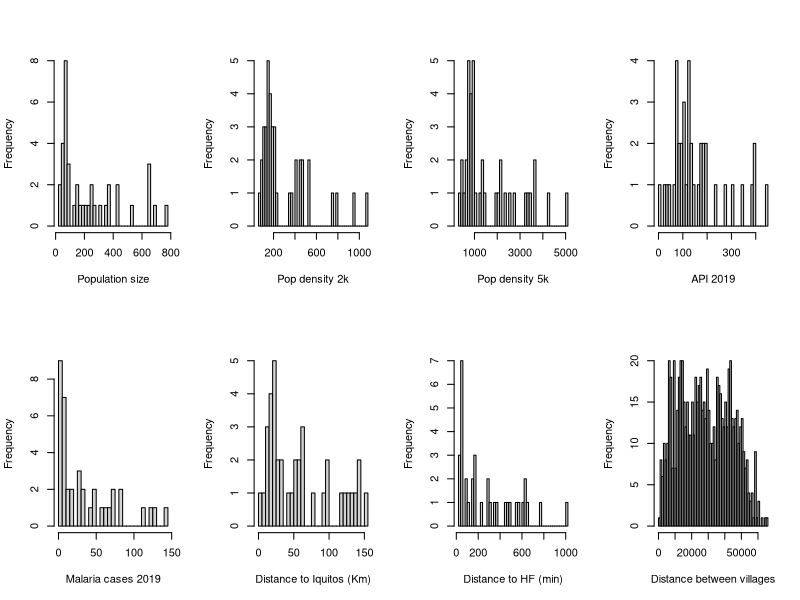

The R source for this figure:

setwd("D:/UTSW/fMDA_Project/Randomization/Randomization1/")
randomizationTable0 <- read.csv("selected_comm4.csv",sep=",",header=T)

# Data cleaning----
# remove duplicated rows
randomizationTable0<-randomizationTable0[!duplicated(randomizationTable0$village_district),]

# function of the harmonic mean and its standard deviation
hmean<-function(x) {1/mean(1/x)}
sd.hmean<-function(x) {sqrt((mean(1/x))^(-4)*var(1/x)/length(x))}

#imputation of population size with the harmonic mean
randomizationTable0[is.na(randomizationTable0$population),][["population"]]<-ceiling(hmean(randomizationTable0[!is.na(randomizationTable0$population),][["population"]]))

#calculation of api for missing data

randomizationTable0[is.na(randomizationTable0$api.malaria2019),][["api.malaria2019"]]<-1000*randomizationTable0[is.na(randomizationTable0$api.malaria2019),][["malaria2019"]]/randomizationTable0[is.na(randomizationTable0$api.malaria2019),][["population"]]
randomizationTable0[is.na(randomizationTable0$api.malaria2018),][["api.malaria2018"]]<-1000*randomizationTable0[is.na(randomizationTable0$api.malaria2018),][["malaria2018"]]/randomizationTable0[is.na(randomizationTable0$api.malaria2018),][["population"]]
randomizationTable0[is.na(randomizationTable0$api.malaria2017),][["api.malaria2017"]]<-1000*randomizationTable0[is.na(randomizationTable0$api.malaria2017),][["malaria2017"]]/randomizationTable0[is.na(randomizationTable0$api.malaria2017),][["population"]]
randomizationTable0[is.na(randomizationTable0$api.malaria2016),][["api.malaria2016"]]<-1000*randomizationTable0[is.na(randomizationTable0$api.malaria2016),][["malaria2016"]]/randomizationTable0[is.na(randomizationTable0$api.malaria2016),][["population"]]
randomizationTable0[is.na(randomizationTable0$api.malaria2015),][["api.malaria2015"]]<-1000*randomizationTable0[is.na(randomizationTable0$api.malaria2015),][["malaria2015"]]/randomizationTable0[is.na(randomizationTable0$api.malaria2015),][["population"]]
randomizationTable0[is.na(randomizationTable0$api.malaria2014),][["api.malaria2014"]]<-1000*randomizationTable0[is.na(randomizationTable0$api.malaria2014),][["malaria2014"]]/randomizationTable0[is.na(randomizationTable0$api.malaria2014),][["population"]]
randomizationTable0[is.na(randomizationTable0$api.malaria2013),][["api.malaria2013"]]<-1000*randomizationTable0[is.na(randomizationTable0$api.malaria2013),][["malaria2013"]]/randomizationTable0[is.na(randomizationTable0$api.malaria2013),][["population"]]

randomizationTable0[is.na(randomizationTable0$api.pfal2019),][["api.pfal2019"]]<-1000*randomizationTable0[is.na(randomizationTable0$api.pfal2019),][["pfal2019"]]/randomizationTable0[is.na(randomizationTable0$api.pfal2019),][["population"]]
randomizationTable0[is.na(randomizationTable0$api.pfal2018),][["api.pfal2018"]]<-1000*randomizationTable0[is.na(randomizationTable0$api.pfal2018),][["pfal2018"]]/randomizationTable0[is.na(randomizationTable0$api.pfal2018),][["population"]]
randomizationTable0[is.na(randomizationTable0$api.pfal2017),][["api.pfal2017"]]<-1000*randomizationTable0[is.na(randomizationTable0$api.pfal2017),][["pfal2017"]]/randomizationTable0[is.na(randomizationTable0$api.pfal2017),][["population"]]
randomizationTable0[is.na(randomizationTable0$api.pfal2016),][["api.pfal2016"]]<-1000*randomizationTable0[is.na(randomizationTable0$api.pfal2016),][["pfal2016"]]/randomizationTable0[is.na(randomizationTable0$api.pfal2016),][["population"]]
randomizationTable0[is.na(randomizationTable0$api.pfal2015),][["api.pfal2015"]]<-1000*randomizationTable0[is.na(randomizationTable0$api.pfal2015),][["pfal2015"]]/randomizationTable0[is.na(randomizationTable0$api.pfal2015),][["population"]]
randomizationTable0[is.na(randomizationTable0$api.pfal2014),][["api.pfal2014"]]<-1000*randomizationTable0[is.na(randomizationTable0$api.pfal2014),][["pfal2014"]]/randomizationTable0[is.na(randomizationTable0$api.pfal2014),][["population"]]
randomizationTable0[is.na(randomizationTable0$api.pfal2013),][["api.pfal2013"]]<-1000*randomizationTable0[is.na(randomizationTable0$api.pfal2013),][["pfal2013"]]/randomizationTable0[is.na(randomizationTable0$api.pfal2013),][["population"]]

randomizationTable0[is.na(randomizationTable0$api.pviv2019),][["api.pviv2019"]]<-1000*randomizationTable0[is.na(randomizationTable0$api.pviv2019),][["pviv2019"]]/randomizationTable0[is.na(randomizationTable0$api.pviv2019),][["population"]]
randomizationTable0[is.na(randomizationTable0$api.pviv2018),][["api.pviv2018"]]<-1000*randomizationTable0[is.na(randomizationTable0$api.pviv2018),][["pviv2018"]]/randomizationTable0[is.na(randomizationTable0$api.pviv2018),][["population"]]
randomizationTable0[is.na(randomizationTable0$api.pviv2017),][["api.pviv2017"]]<-1000*randomizationTable0[is.na(randomizationTable0$api.pviv2017),][["pviv2017"]]/randomizationTable0[is.na(randomizationTable0$api.pviv2017),][["population"]]
randomizationTable0[is.na(randomizationTable0$api.pviv2016),][["api.pviv2016"]]<-1000*randomizationTable0[is.na(randomizationTable0$api.pviv2016),][["pviv2016"]]/randomizationTable0[is.na(randomizationTable0$api.pviv2016),][["population"]]
randomizationTable0[is.na(randomizationTable0$api.pviv2015),][["api.pviv2015"]]<-1000*randomizationTable0[is.na(randomizationTable0$api.pviv2015),][["pviv2015"]]/randomizationTable0[is.na(randomizationTable0$api.pviv2015),][["population"]]
randomizationTable0[is.na(randomizationTable0$api.pviv2014),][["api.pviv2014"]]<-1000*randomizationTable0[is.na(randomizationTable0$api.pviv2014),][["pviv2014"]]/randomizationTable0[is.na(randomizationTable0$api.pviv2014),][["population"]]
randomizationTable0[is.na(randomizationTable0$api.pviv2013),][["api.pviv2013"]]<-1000*randomizationTable0[is.na(randomizationTable0$api.pviv2013),][["pviv2013"]]/randomizationTable0[is.na(randomizationTable0$api.pviv2013),][["population"]]

randomizationTable0[is.na(randomizationTable0$api.pmal2016),][["api.pmal2016"]]<-1000*randomizationTable0[is.na(randomizationTable0$api.pmal2016),][["pmal2016"]]/randomizationTable0[is.na(randomizationTable0$api.pmal2016),][["population"]]
randomizationTable0[is.na(randomizationTable0$api.pmal2015),][["api.pmal2015"]]<-1000*randomizationTable0[is.na(randomizationTable0$api.pmal2015),][["pmal2015"]]/randomizationTable0[is.na(randomizationTable0$api.pmal2015),][["population"]]
randomizationTable0[is.na(randomizationTable0$api.pmal2014),][["api.pmal2014"]]<-1000*randomizationTable0[is.na(randomizationTable0$api.pmal2014),][["pmal2014"]]/randomizationTable0[is.na(randomizationTable0$api.pmal2014),][["population"]]
randomizationTable0[is.na(randomizationTable0$api.pmal2013),][["api.pmal2013"]]<-1000*randomizationTable0[is.na(randomizationTable0$api.pmal2013),][["pmal2013"]]/randomizationTable0[is.na(randomizationTable0$api.pmal2013),][["population"]]


randomizationTable0[is.na(randomizationTable0$dist_iquitos),][["dist_iquitos"]]<-hmean(randomizationTable0[!is.na(randomizationTable0$dist_iquitos),][["dist_iquitos"]])


#selection of villages with api higher than 0 and lower than 500----

# randomizationTable<-randomizationTable0[randomizationTable0$malaria2019>2&
#                                           randomizationTable0$api.malaria2019<700&
#                                           randomizationTable0$population<1000&
#                                           randomizationTable0$dist_iquitos<155000,]

randomizationTable<-randomizationTable0[randomizationTable0$pviv2019>2&
                                          randomizationTable0$api.pviv2019<500&
                                          randomizationTable0$population<1000&
                                          randomizationTable0$dist_iquitos<155000,]

library(geosphere)

# calculate distance in meters between villages----

# Calculate all pairs of polygons
combns <- t(combn(length(randomizationTable$village), 2))

# For each row of combns, calculate Haus. dist. for the relevant pair of 
#  polygons
dists <- apply(combns, 1, function(x) 
  distm(randomizationTable[x[1],c("XGD","YGD")], randomizationTable[x[2],c("XGD","YGD")], fun = distGeo))


hdists <- cbind.data.frame(from=as.character(randomizationTable$village[combns[, 1]]), 
                           to=as.character(randomizationTable$village[combns[, 2]]), 
                           d=dists)

# histogram and summary table of selected variables----

par(mfrow=c(2,4))

hist(randomizationTable$population,breaks = 50, freq = T, xlab = "Population size", main = NULL)
hist(randomizationTable$pop2k,breaks = 50, freq = T, xlab = "Pop density 2k", main = NULL)
hist(randomizationTable$pop5k,breaks = 50, freq = T, xlab = "Pop density 5k", main = NULL)
hist(randomizationTable$api.pviv2019,breaks = 50, freq = T, xlab = "API 2019", main = NULL)
hist(randomizationTable$pviv2019,breaks = 50, freq = T, xlab = "Malaria cases 2019", main = NULL)
hist(randomizationTable$dist_iquitos/1000,breaks = 50, freq = T, xlab = "Distance to Iquitos (Km)", main = NULL)
hist(randomizationTable$dist_minutes_cat3,breaks = 50, freq = T, xlab = "Distance to HF (min)", main = NULL)
hist(hdists$d,breaks = 50, freq = T, xlab = "Distance between villages", main = NULL)

summary(randomizationTable[c("population",
                             "pop2k",
                             "pop5k",
                              "api.malaria2019",
                              "malaria2019",
                              "dist_iquitos",
                              "dist_minutes_cat1",
                             "dist_minutes_cat2",
                             "dist_minutes_cat3")])

summary(hdists$d)

#calculation of the coefficient of variation (k) and the average cluster person-year (csize)----

k<-sd(randomizationTable[["api.pviv2019"]])/mean(randomizationTable[["api.pviv2019"]])
csize<-ceiling(mean(randomizationTable[["population"]]))
hcsize<-ceiling(hmean(randomizationTable[["population"]]))

#csize<-200

#other variables required to calculate the number of required clusters to detect a difference in incidence (Hayes/Bennett 1999)
lambda0<-mean(randomizationTable[["api.pviv2019"]])
zalpha<-1.96
zbeta<-0.8
reduction<-c(0.1,
             0.125,
             0.25,
             0.375,
             0.5,
             0.6,
             0.65,
             0.7,
             0.75,
             0.8,
             0.85,
             0.9,
             0.95)


# calculation of the Number of required clusters ----

Hayes_Bennett1999<-function(lambda0=NULL,
                            k=NULL,
                            csize=NULL,
                            hcsize=NULL,
                            reduction=NULL,
                            zalpha=1.96,
                            zbeta=0.8
                            ){
  data1<-data.frame(lambda0=NULL,
                    reduction=NULL,
                    lambda1=NULL,
                    zalpha=NULL,
                    zbeta=NULL,
                    k=NULL,
                    csize=NULL,
                    hcsize=NULL,
                    nclust=NULL,
                    arm.size=NULL,
                    total.size=NULL,
                    OR=NULL)
  
  for (n in reduction){
    data0<-as.data.frame(lambda0)
    data0$reduction<-n
    data0$lambda1<-lambda0*(1-n)
    data0$zalpha<-zalpha
    data0$zbeta<-zbeta
    data0$k<-k
    data0$csize<-csize
    data0$hcsize<-hcsize
    data0$nclust<- ceiling(1+((zalpha+zbeta)^2)*(((lambda0+data0$lambda1)/csize)+k^2*(lambda0^2+data0$lambda1^2))/(lambda0-data0$lambda1)^2)
    data0$arm.size<-data0$nclust*csize
    data0$total.size<-data0$arm.size*2
    data0$OR<-1/((lambda0/(1-lambda0))/(data0$lambda1/(1-data0$lambda1)))
    data1<-rbind(data1,data0)
  }
  return(data1)
}


nclusterTable<-Hayes_Bennett1999(lambda0 = lambda0,k = k,
                  csize = csize,
                  hcsize = hcsize,
                  reduction = reduction)


write.csv(nclusterTable,"nclusterTable.csv")


mean(randomizationTable$api.pviv2019)


sum(randomizationTable0$population)
